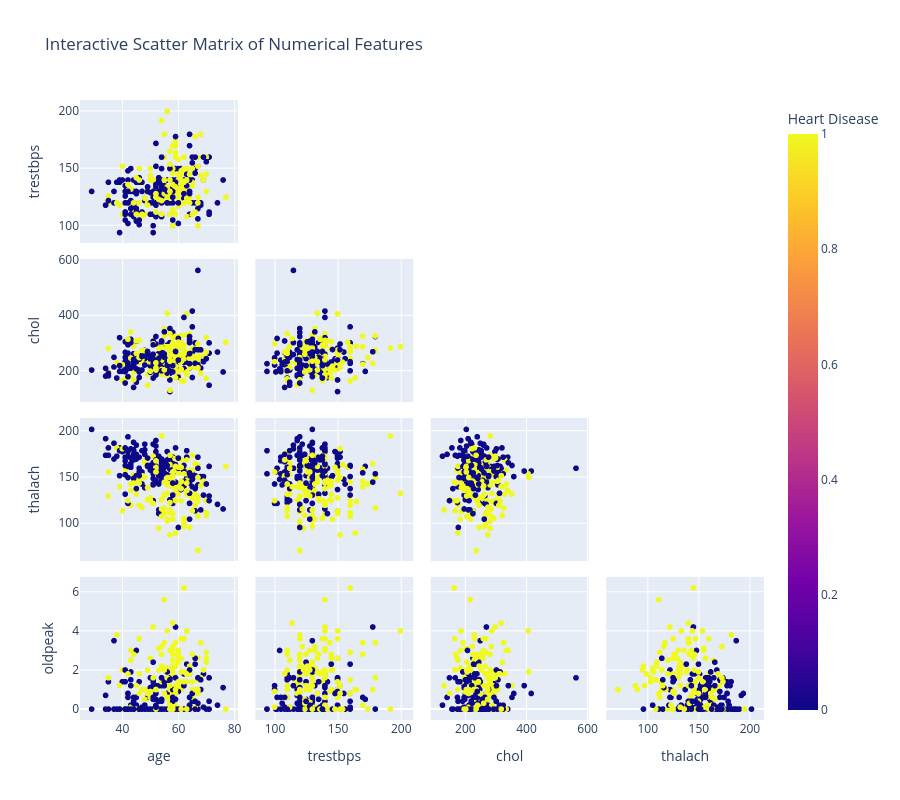

This figure's notebook cell:
### Markdown cell above
## 10. Interactive Visualizations (Plotly)

### Code cell
# Interactive scatter matrix
fig = px.scatter_matrix(
    df,
    dimensions=['age', 'trestbps', 'chol', 'thalach', 'oldpeak'],
    color='target',
    color_discrete_map={0: PALETTE[0], 1: PALETTE[1]},
    title='Interactive Scatter Matrix of Numerical Features',
    labels={'target': 'Heart Disease'}
)
fig.update_layout(height=800, showlegend=True)
fig.update_traces(diagonal_visible=False, showupperhalf=False)
fig.show()

### Figure 1 — Plotly figure (JSON) as saved in the notebook; plotly's stock layout.template omitted (floating-point values rounded to 4 significant figures; data arrays with more than 128 entries replaced by an {"elided": "..."} marker saying what was removed)
{"data": [{"diagonal": {"visible": false}, "dimensions": [{"axis": {"matches": true}, "label": "age", "values": {"elided": "303 float values"}}, {"axis": {"matches": true}, "label": "trestbps", "values": {"elided": "303 float values"}}, {"axis": {"matches": true}, "label": "chol", "values": {"elided": "303 float values"}}, {"axis": {"matches": true}, "label": "thalach", "values": {"elided": "303 float values"}}, {"axis": {"matches": true}, "label": "oldpeak", "values": {"elided": "303 float values"}}], "hovertemplate": "%{xaxis.title.text}=%{x}<br>%{yaxis.title.text}=%{y}<br>Heart Disease=%{marker.color}<extra></extra>", "legendgroup": "", "marker": {"color": {"elided": "303 int values"}, "coloraxis": "coloraxis", "symbol": "circle"}, "name": "", "showlegend": false, "showupperhalf": false, "type": "splom"}], "layout": {"coloraxis": {"colorbar": {"title": {"text": "Heart Disease"}}, "colorscale": [[0, "#0d0887"], [0.1111, "#46039f"], [0.2222, "#7201a8"], [0.3333, "#9c179e"], [0.4444, "#bd3786"], [0.5556, "#d8576b"], [0.6667, "#ed7953"], [0.7778, "#fb9f3a"], [0.8889, "#fdca26"], [1, "#f0f921"]]}, "dragmode": "select", "height": 800, "legend": {"tracegroupgap": 0}, "showlegend": true, "title": {"text": "Interactive Scatter Matrix of Numerical Features"}}}
